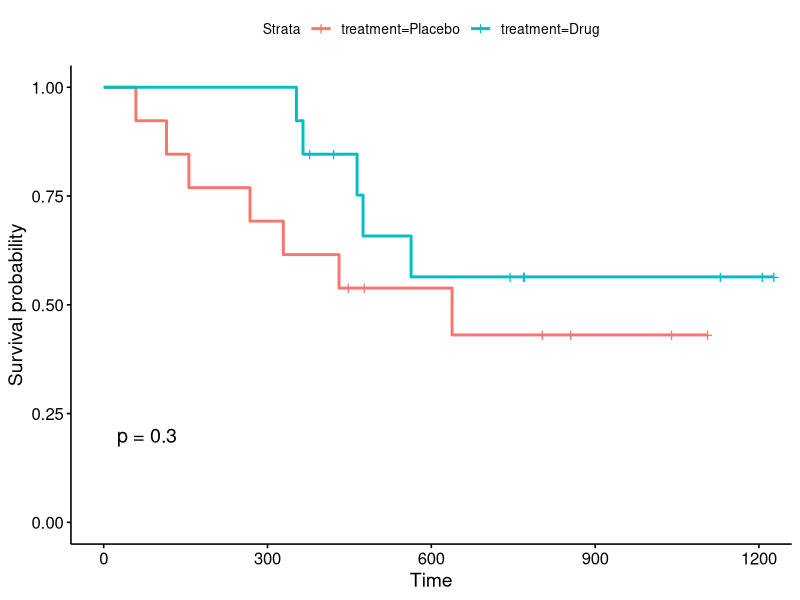
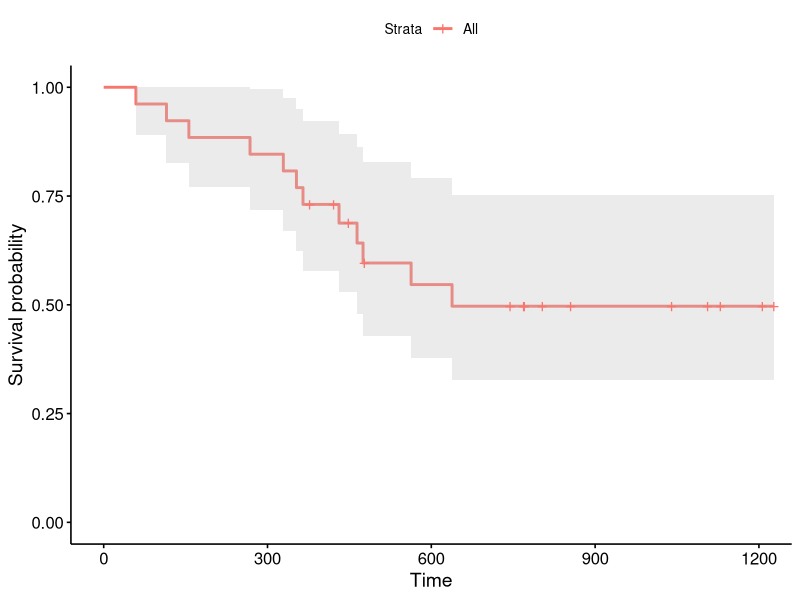
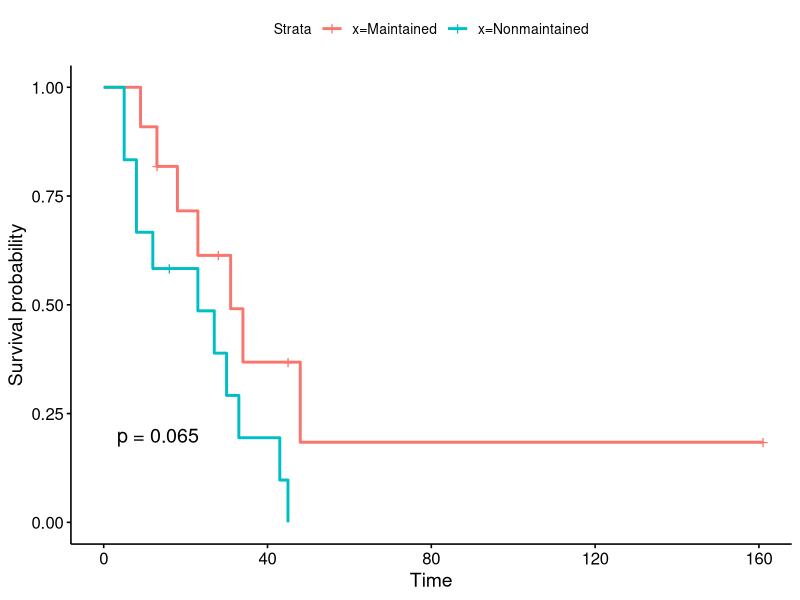

These figures' R source, in order: (Note: this script raises an error after producing the figures.)
## ---- chunk 1
library(survival)
library(survminer)
library(dplyr)
library(stringr)
library(rms)
## ---- chunk 2
data(ovarian)
ovarian <- ovarian %>%
  mutate(treatment = case_when(rx == 1 ~ "Placebo", 
                               rx == 2 ~ "Drug")) %>%
  mutate(treatment = relevel(factor(treatment), ref = "Placebo"))
ovarian.survfit <- survfit(Surv(futime, fustat) ~ treatment, data = ovarian)
ggsurvplot(ovarian.survfit, data = ovarian, pval = T)
## ---- chunk 3
overall.survival <- survfit(Surv(futime, fustat) ~ 1, data = ovarian)
ggsurvplot(overall.survival, conf.int = T)
## ---- chunk 4
attach(aml)
## ---- chunk 5
aml.logrank <- survfit(Surv(aml$time, aml$status) ~ x, data = aml)
ggsurvplot(aml.logrank, pval = T)
## ---- chunk 6
getHdata(prostate)
prostate <- prostate %>%
  mutate(status = case_when(
    str_detect(status, "alive") ~ 0,
    str_detect(status, "dead") ~ 1
  ))
ddist <- datadist(prostate)
options(datadist = "ddist")
S <- Surv(prostate$dtime, prostate$status)
## ---- chunk 7
cph(S ~ age + rx, data = prostate)
## ---- chunk 8
nonlinear.fit <- cph(S ~ rcs(age, 5) + rx, data = prostate)
nonlinear.fit
## ---- chunk 9
anova(nonlinear.fit)
## ---- chunk 10
ggplot(Predict(nonlinear.fit, age, fun = exp)) + 
  ggtitle("Effect of Age on Survival") +
  labs(x = "Age (Years)", y = "Hazard Ratio")
## ---- chunk 11
ph.fit <- cph(S ~ rcs(age, 5) + rx, data = prostate, x=T, y=T)
## ---- chunk 12
cox.zph(ph.fit)
## ---- chunk 13
f <- cph(S ~ rcs(age, 5) + strat(rx), data = prostate)
